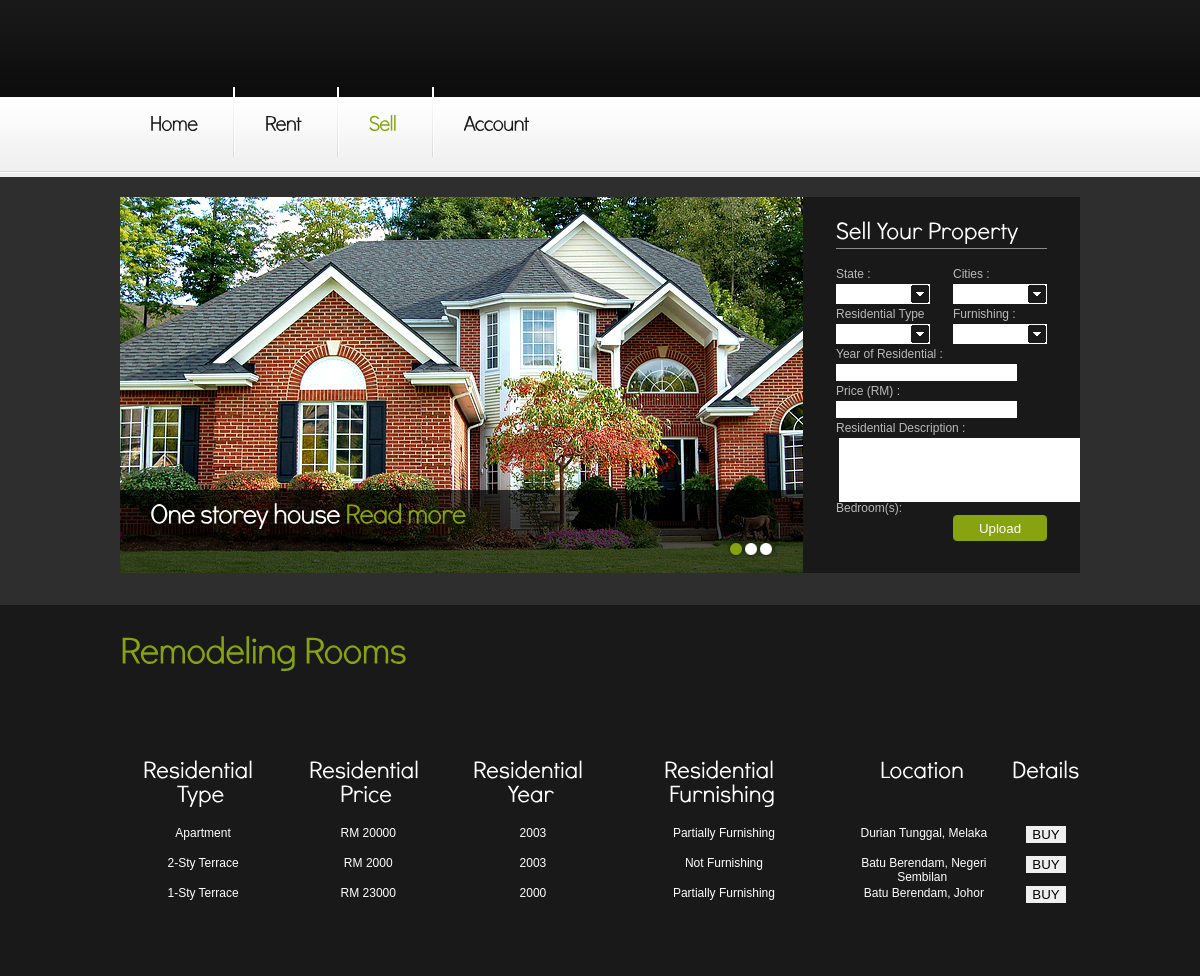
The app's page /Selling.php with its own data.
### tables this page shows
CREATE TABLE `residential` (
  `residential_id` int(5) NOT NULL,
  `residential_type` varchar(20) NOT NULL,
  `residential_price` int(5) NOT NULL,
  `residential_img` longblob NOT NULL,
  `residential_description` varchar(100) NOT NULL,
  `residential_year` int(4) NOT NULL,
  `furnishing` varchar(50) NOT NULL,
  `res_state` varchar(50) NOT NULL,
  `res_cities` varchar(50) NOT NULL,
  `status` varchar(6) NOT NULL
);

### Selling.php (the view, shortened to what this page needs)
<html lang="en">
<head>
<link rel="stylesheet" href="css/reset.css" type="text/css" media="all">
<link rel="stylesheet" href="css/layout.css" type="text/css" media="all">
<link rel="stylesheet" href="css/style.css" type="text/css" media="all">
</head>
<body id="page1">
<div class="body1">
  <div class="main">
    <header>
      <h1><a href="index.php" id="logo"></a></h1>
      <div class="wrapper">
        <ul id="icons">
          <li><a href="#" class="normaltip"><img src="images/icon1.jpg" alt=""></a></li>
          <li><a href="#" class="normaltip"><img src="images/icon2.jpg" alt=""></a></li>
          <li><a href="#" class="normaltip"><img src="images/icon3.jpg" alt=""></a></li>
        </ul>
      </div>
      <nav>
        <ul id="menu">
          <li><a href="index.php">Home</a></li>
          <li><a href="renting.php">Rent</a></li>
          <li id="menu_active"><a href="selling.php">Sell</a></li>
          <li class="end"><a href="account.php">Account</a></li>
        </ul>
      </nav>
    </header>
  </div>
</div>
<div class="body2">
  <div class="main">
    <section id="content">
      <div class="wrapper">
        <article class="col1">
          <div id="slider">
          </div>
        </article>
        <article class="col2">
          <form id="form_1" action="" method="post">
            <div class="pad1">
              <h3>Sell Your Property</h3>
              <div class="row_select">
                <div class="cols"> State : <br>
                </div>
                <div class="cols pad_left1"> Cities : <br>
                </div>
              </div>
              <div class="row_select">
                <div class="cols"> Residential Type <br>
                </div>
                <div class="cols pad_left1"> Furnishing : <br>
                </div>
              <div class="row_select"> Year of Residential : <br>
                  <input type="number" name="residential_year" required>
              </div>
              <div class="row_select"> Price (RM) : <br>
                <input type="number" name="residential_price" required>
              </div>
              <div class="row_select"> Residential Description : <br>
                <textarea rows="4" cols="30" name="residential_description" required></textarea>
              </div>
              <div class="row_select">
                <div class="cols"> Bedroom(s):<br>
                </div>
                <div class="cols pad_left1">
                </div>
              </div> <br>
            </div>
          </form>
        </article>
      </div>
    </section>
  </div>
</div>
<div class="body3">
  <div class="main">
    <h2>Remodeling Rooms</h2>
    <div class="wrapper pad_bot3">
      <?php
        $query1=mysql_query("SELECT * FROM residential WHERE status='ACCEPT'");
        echo "<p><br>
        <table border='10' text-align='center' width='100%'>
        <tr class='color2'>
          <th><center><h3> Residential Type </center></th>
          <th><center><h3> Residential Price </center></th>
          <th><center><h3> Residential Year </center></th>
          <th><center><h3> Residential Furnishing </center></th>
          <th><center><h3> Location </center></th>
          <th><center><h3> Details </center></th>
        </tr>
        </div></div>";
        while($query2=mysql_fetch_array($query1))
        {
          echo "<form action='edit_event2.php' method='post'>";
          echo"<tr height='30px' class='color2'>";
          echo "<td align='center' valign='top'>&nbsp;" . $query2['residential_type'] . "</td>";
          echo "<td align='center' valign='top'>&nbsp;RM " . $query2['residential_price'] . "</td>";
          echo "<td align='center' valign='top'>&nbsp;" . $query2['residential_year'] . "</td>";
          echo "<td align='center' valign='top'>&nbsp;" . $query2['furnishing'] . "</td>";
          echo "<td align='center' valign='top'>&nbsp;" . $query2['res_cities'] . ", " . $query2['res_state'] . "</td>";
          echo "<td align='center'>
            <button type='submit' span='2' >BUY</button></form>";
        }
      ?>
    </div>
</body>
</html>

### css/layout.css (style rules this page uses)
.col1, .col2, .col3, .cols { float:left; }
.col1 { width:683px; }
.col2 { width:277px; }
.cols { width:190px; }

### css/style.css (style rules this page uses)
article, aside, audio, canvas, command, datalist, details, embed, figcaption, figure, footer, header, hgroup, keygen, meter, nav, output, progress, section, source, video { display:block }
.wrapper { width:100%; overflow:hidden }
body { background:#eee; border:0; font:12px Arial, Helvetica, sans-serif; color:#bababa; line-height:20px }
.main { margin:0 auto; width:960px }
.body1 { background:url(../images/bg_top.gif) top repeat-x }
.body2 { background:#2e2e2e }
.body3 { background:#191919 }
a { color:#87a310; text-decoration:underline; outline:none }
h1 { margin-left:-7px; position:absolute; z-index:2; height:95px; padding-left:191px; padding-top:28px }
h2 { font-size:37px; color:#87a310; line-height:1.2em; padding:28px 0 27px 0; letter-spacing:-1px }
h3 { font-size:24px; color:#fff; line-height:1.2em; padding:42px 0 19px 0 }
p { padding-bottom:20px }
header { position:relative; height:177px }
#logo { display:block; background:url(../images/logo_img.png) 0 0 no-repeat; width:2px; height:38px; text-indent:-9999px }
#icons { float:right; padding:34px 29px 0 0 }
#icons li { float:left; padding-left:10px }
#menu { padding:33px 0 0 }
#menu li { padding:26px 37px 23px 30px; float:left; background:url(../images/menu_line.gif) right 0 no-repeat }
#menu .end { background:none; padding-right:0 }
#menu li a { display:inline-block; overflow:hidden; font-size:21px; color:#191919; line-height:1.2em; text-decoration:none; letter-spacing:-1px }
#menu li a:hover, #menu #menu_active a { color:#87a310 }
#slider { position:relative; width:683px; height:376px; z-index:88; overflow:hidden }
#content { padding-top:20px; padding-bottom:32px }
.pad1 { padding:0 30px 0 33px }
.pad_left1 { padding-left:30px }
.pad_bot3 { padding-bottom:40px }
.color2 { color:#fff }
#form_1 { background:#191919; height:360px; padding-bottom:16px; color:#bababa }
#form_1 h3 { padding:23px 0 4px 0; border-bottom:1px solid #8c8c8c; margin-bottom:15px }
#form_1 .row_select { min-height:30px; width:100% }
#form_1 .cols { width:94px }
#form_1 .pad_left1 { padding-left:23px }
#form_1 .pad1 { padding:0 33px }

### records on screen
residential: residential_type "Apartment", residential_price "20000", residential_year "2003", furnishing "Partially Furnishing", res_cities "Durian Tunggal", res_state "Melaka"
residential: residential_type "2-Sty Terrace", residential_price "2000", residential_year "2003", furnishing "Not Furnishing", res_cities "Batu Berendam", res_state "Negeri Sembilan"
residential: residential_type "1-Sty Terrace", residential_price "23000", residential_year "2000", furnishing "Partially Furnishing", res_cities "Batu Berendam", res_state "Johor"
